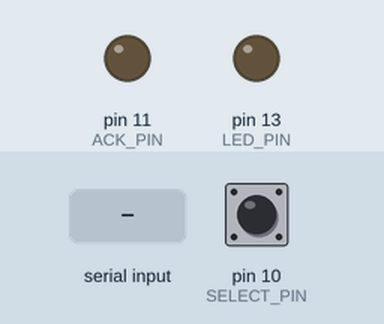
A sketch run on a simulated Arduino Mega 2560, built with avr-gcc and run on an emulated ATmega2560. On the bench: output pins drawn as LEDs (lit = HIGH). The inputs (shaded band) are chosen by the test bench; at power-on: pin 10 (SELECT_PIN) HIGH.

Above: at 1.2 s.
1.3 s: "1" received over the second serial link
At 1.6 s:
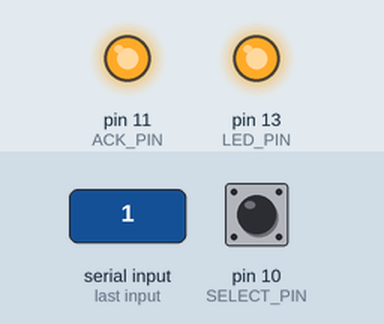
2.8 s: "0" received over the second serial link
At 4.0 s:
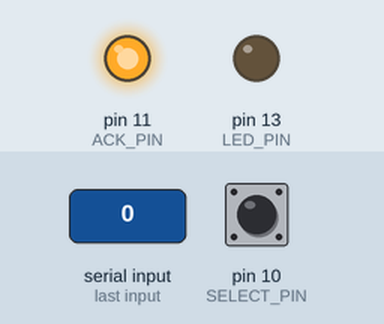
4.3 s: "2" received over the second serial link
At 5.1 s:
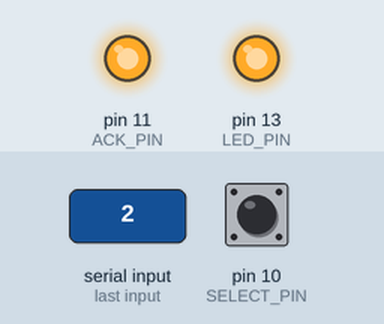
Timing chart, 0 to 7.3 s (numbered marks = the images above; inputs shaded):
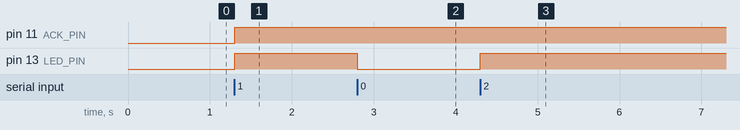

Measured:
- after the input at 1.3 s, pin 11 (ACK_PIN), pin 13 (LED_PIN): LOW → HIGH at once
- after the input at 2.8 s, pin 13 (LED_PIN): HIGH → LOW at once
- after the input at 4.3 s, pin 13 (LED_PIN): LOW → HIGH at once

The sketch:

slave.ino
```cpp
// ArudSPI_slave

////////////////////////////////////////////////////////////////////
///  ONLY the following line needs to be changed for each slave !!!!
#define THIS_SLAVE 1
//// end of slave specifics
////////////////////////////////////////////////////////////////////

#define SLAVE_ID THIS_SLAVE
#define SELECT_PIN 10
#define ACK_PIN 11
#define LED_PIN 13

char data;
boolean ledON = false;

void setup(){
  Serial1.begin(9600);
  while(!Serial1){;}  // necessary on some Arduinos, may as well keep it.
  pinMode(SELECT_PIN, INPUT);  // we will read from the 'select' pin
  pinMode(ACK_PIN, OUTPUT);    // and write to the ACK pin
  digitalWrite(ACK_PIN, LOW);  // init it to NACK
  pinMode(LED_PIN, OUTPUT);    // set LED_PIN to writing
  digitalWrite(LED_PIN, LOW);  // and init to' off'
}

void loop(){
  // all we do is get some data and do what it says
  // if there is data, do something, otherwise loop
  if(getData()){
    doSomethingWithData();
  }
}

boolean getData(){
  // if not selected, ensure ACK_PIN is LOW and do nothing!
  if(digitalRead(SELECT_PIN)==LOW){
    digitalWrite(ACK_PIN,LOW);
    return false;
  }
  // if we got here, the the SELECT_PIN is HIGH,
  // so we need to read serial
  // first wait for something to be available to read
  while(!Serial1.available()){;}
  // then read 1 byte into the 'data' variable
  while(Serial1.readBytes(&data,1) == 0) {;}
  // ACK the serial read
  digitalWrite(ACK_PIN,HIGH);
  return true;
}

// just to demonstrate that the slave is doing something
// change the LED state at every reception of data.
void doSomethingWithData(){
  ledON = !ledON;
  if (ledON){
    digitalWrite(LED_PIN,HIGH);
  }
  else{
    digitalWrite(LED_PIN,LOW);
  }
}
```
